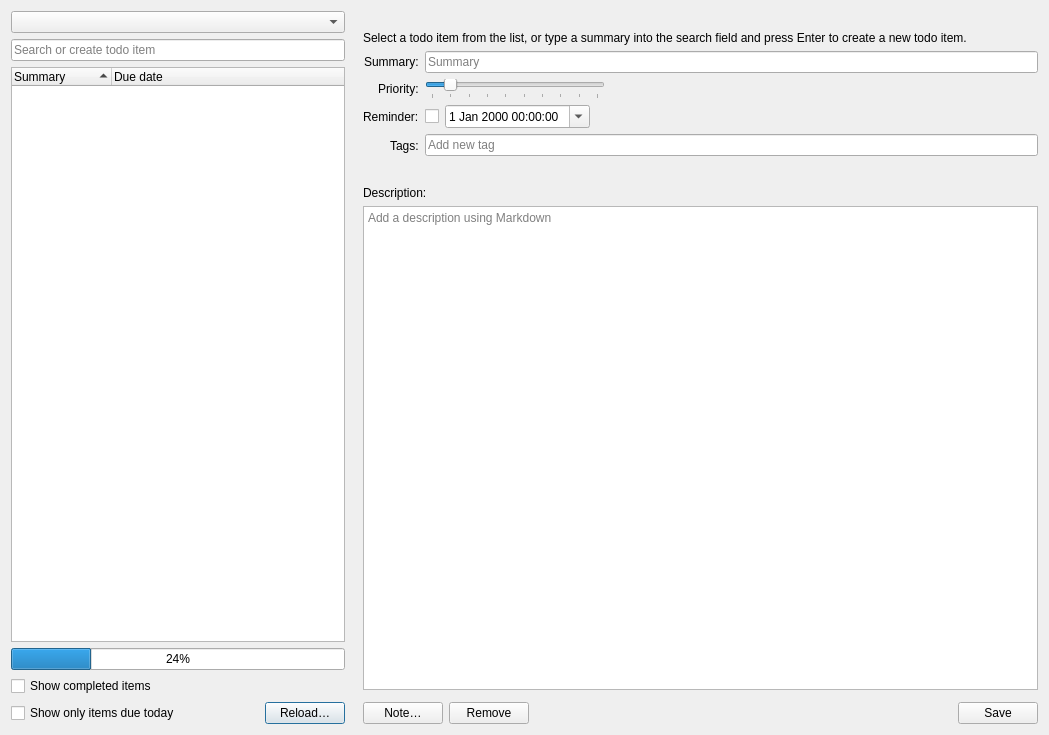
<?xml version="1.0" encoding="UTF-8"?>
<ui version="4.0">
 <class>TodoDialog</class>
 <widget class="QDialog" name="TodoDialog">
  <property name="geometry">
   <rect>
    <x>0</x>
    <y>0</y>
    <width>1049</width>
    <height>735</height>
   </rect>
  </property>
  <property name="windowTitle">
   <string>Todo</string>
  </property>
  <property name="windowIcon">
   <iconset theme="view-task" resource="../breeze-qownnotes.qrc">
    <normaloff>:/icons/breeze-qownnotes/16x16/view-task.svg</normaloff>:/icons/breeze-qownnotes/16x16/view-task.svg</iconset>
  </property>
  <layout class="QGridLayout" name="gridLayout_2">
   <item row="0" column="0">
    <layout class="QGridLayout" name="gridLayout">
     <item row="1" column="0">
      <widget class="QFrame" name="selectFrame">
       <property name="sizePolicy">
        <sizepolicy hsizetype="Preferred" vsizetype="Preferred">
         <horstretch>1</horstretch>
         <verstretch>0</verstretch>
        </sizepolicy>
       </property>
       <layout class="QGridLayout" name="selectLayout">
        <property name="leftMargin">
         <number>0</number>
        </property>
        <property name="topMargin">
         <number>0</number>
        </property>
        <property name="rightMargin">
         <number>6</number>
        </property>
        <property name="bottomMargin">
         <number>0</number>
        </property>
        <item row="0" column="0">
         <widget class="QComboBox" name="todoListSelector">
          <property name="toolTip">
           <string>Select your todo list</string>
          </property>
         </widget>
        </item>
        <item row="1" column="0">
         <widget class="QLineEdit" name="newItemEdit">
          <property name="placeholderText">
           <string>Search or create todo item</string>
          </property>
          <property name="clearButtonEnabled">
           <bool>true</bool>
          </property>
         </widget>
        </item>
        <item row="2" column="0">
         <widget class="TodoItemTreeWidget" name="todoItemTreeWidget">
          <property name="contextMenuPolicy">
           <enum>Qt::CustomContextMenu</enum>
          </property>
          <property name="dragDropMode">
           <enum>QAbstractItemView::InternalMove</enum>
          </property>
          <property name="alternatingRowColors">
           <bool>true</bool>
          </property>
          <property name="sortingEnabled">
           <bool>true</bool>
          </property>
          <property name="allColumnsShowFocus">
           <bool>true</bool>
          </property>
          <column>
           <property name="text">
            <string>Summary</string>
           </property>
          </column>
          <column>
           <property name="text">
            <string>Due date</string>
           </property>
          </column>
         </widget>
        </item>
        <item row="3" column="0">
         <widget class="QProgressBar" name="todoItemLoadingProgressBar">
          <property name="toolTip">
           <string>Todo list items are being loaded from the server</string>
          </property>
          <property name="value">
           <number>24</number>
          </property>
         </widget>
        </item>
        <item row="4" column="0">
         <widget class="QFrame" name="listFooterFrame">
          <layout class="QGridLayout" name="listFooterLayout">
           <property name="leftMargin">
            <number>0</number>
           </property>
           <property name="topMargin">
            <number>0</number>
           </property>
           <property name="rightMargin">
            <number>0</number>
           </property>
           <property name="bottomMargin">
            <number>0</number>
           </property>
           <item row="0" column="0">
            <widget class="QCheckBox" name="showCompletedItemsCheckBox">
             <property name="text">
              <string>Show completed items</string>
             </property>
            </widget>
           </item>
           <item row="1" column="0">
            <widget class="QCheckBox" name="showDueTodayItemsOnlyCheckBox">
             <property name="toolTip">
              <string>This doesn't work for sub-items, because they may be hidden by the parent item!</string>
             </property>
             <property name="text">
              <string>Show only items due today</string>
             </property>
            </widget>
           </item>
           <item row="0" column="1">
            <spacer name="listFooterSpacer">
             <property name="orientation">
              <enum>Qt::Horizontal</enum>
             </property>
             <property name="sizeHint" stdset="0">
              <size>
               <width>20</width>
               <height>10</height>
              </size>
             </property>
            </spacer>
           </item>
           <item row="0" column="2" alignment="Qt::AlignRight">
            <widget class="QLabel" name="todoItemCountLabel">
             <property name="text">
              <string notr="true"/>
             </property>
            </widget>
           </item>
           <item row="1" column="2" alignment="Qt::AlignRight">
            <widget class="QPushButton" name="reloadTodoListButton">
             <property name="toolTip">
              <string>Reload the todo list from server</string>
             </property>
             <property name="text">
              <string>Reload…</string>
             </property>
             <property name="icon">
              <iconset theme="view-refresh" resource="../breeze-qownnotes.qrc">
               <normaloff>:/icons/breeze-qownnotes/16x16/view-refresh.svg</normaloff>:/icons/breeze-qownnotes/16x16/view-refresh.svg</iconset>
             </property>
            </widget>
           </item>
          </layout>
         </widget>
        </item>
       </layout>
      </widget>
     </item>
     <item row="1" column="1">
      <widget class="QFrame" name="editFrame">
       <property name="sizePolicy">
        <sizepolicy hsizetype="Preferred" vsizetype="Preferred">
         <horstretch>2</horstretch>
         <verstretch>0</verstretch>
        </sizepolicy>
       </property>
       <property name="minimumSize">
        <size>
         <width>450</width>
         <height>0</height>
        </size>
       </property>
       <property name="frameShape">
        <enum>QFrame::NoFrame</enum>
       </property>
       <property name="frameShadow">
        <enum>QFrame::Plain</enum>
       </property>
       <layout class="QGridLayout" name="gridLayout_3">
        <property name="leftMargin">
         <number>6</number>
        </property>
        <property name="topMargin">
         <number>0</number>
        </property>
        <property name="rightMargin">
         <number>0</number>
        </property>
        <property name="bottomMargin">
         <number>0</number>
        </property>
        <item row="0" column="0">
         <widget class="QLabel" name="editHeaderLabel">
          <property name="text">
           <string notr="true"/>
          </property>
         </widget>
        </item>
        <item row="1" column="0">
         <widget class="QLabel" name="editHintLabel">
          <property name="text">
           <string>Select a todo item from the list, or type a summary into the search field and press Enter to create a new todo item.</string>
          </property>
          <property name="wordWrap">
           <bool>true</bool>
          </property>
         </widget>
        </item>
        <item row="2" column="0">
         <layout class="QFormLayout" name="formLayout">
          <property name="fieldGrowthPolicy">
           <enum>QFormLayout::AllNonFixedFieldsGrow</enum>
          </property>
          <property name="labelAlignment">
           <set>Qt::AlignRight|Qt::AlignVCenter</set>
          </property>
          <property name="horizontalSpacing">
           <number>6</number>
          </property>
          <property name="verticalSpacing">
           <number>6</number>
          </property>
          <item row="0" column="0">
           <widget class="QLabel" name="summaryLabel">
            <property name="text">
             <string>Summary:</string>
            </property>
            <property name="buddy">
             <cstring>summaryEdit</cstring>
            </property>
           </widget>
          </item>
          <item row="0" column="1">
           <widget class="QLineEdit" name="summaryEdit">
            <property name="readOnly">
             <bool>false</bool>
            </property>
            <property name="placeholderText">
             <string>Summary</string>
            </property>
            <property name="clearButtonEnabled">
             <bool>true</bool>
            </property>
           </widget>
          </item>
          <item row="1" column="0">
           <widget class="QLabel" name="priorityLabel">
            <property name="text">
             <string>Priority:</string>
            </property>
            <property name="buddy">
             <cstring>prioritySlider</cstring>
            </property>
           </widget>
          </item>
          <item row="1" column="1">
           <widget class="QFrame" name="priorityFrame">
            <layout class="QHBoxLayout" name="priorityLayout">
             <property name="leftMargin">
              <number>0</number>
             </property>
             <property name="topMargin">
              <number>0</number>
             </property>
             <property name="rightMargin">
              <number>0</number>
             </property>
             <property name="bottomMargin">
              <number>0</number>
             </property>
             <item>
              <widget class="QSlider" name="prioritySlider">
               <property name="sizePolicy">
                <sizepolicy hsizetype="Fixed" vsizetype="Fixed">
                 <horstretch>0</horstretch>
                 <verstretch>0</verstretch>
                </sizepolicy>
               </property>
               <property name="minimumSize">
                <size>
                 <width>180</width>
                 <height>0</height>
                </size>
               </property>
               <property name="toolTip">
                <string>Priority</string>
               </property>
               <property name="accessibleName">
                <string>Priority</string>
               </property>
               <property name="minimum">
                <number>0</number>
               </property>
               <property name="maximum">
                <number>9</number>
               </property>
               <property name="pageStep">
                <number>1</number>
               </property>
               <property name="sliderPosition">
                <number>1</number>
               </property>
               <property name="orientation">
                <enum>Qt::Horizontal</enum>
               </property>
               <property name="tickPosition">
                <enum>QSlider::TicksBelow</enum>
               </property>
               <property name="tickInterval">
                <number>1</number>
               </property>
              </widget>
             </item>
             <item>
              <widget class="QLabel" name="priorityValueLabel">
               <property name="text">
                <string notr="true"/>
               </property>
              </widget>
             </item>
             <item>
              <spacer name="prioritySpacer">
               <property name="orientation">
                <enum>Qt::Horizontal</enum>
               </property>
               <property name="sizeHint" stdset="0">
                <size>
                 <width>0</width>
                 <height>10</height>
                </size>
               </property>
              </spacer>
             </item>
            </layout>
           </widget>
          </item>
          <item row="2" column="0">
           <widget class="QLabel" name="reminderLabel">
            <property name="text">
             <string>Reminder:</string>
            </property>
            <property name="buddy">
             <cstring>reminderCheckBox</cstring>
            </property>
           </widget>
          </item>
          <item row="2" column="1">
           <widget class="QFrame" name="reminderFrame">
            <layout class="QHBoxLayout" name="horizontalLayout_3">
             <property name="leftMargin">
              <number>0</number>
             </property>
             <property name="topMargin">
              <number>0</number>
             </property>
             <property name="rightMargin">
              <number>0</number>
             </property>
             <property name="bottomMargin">
              <number>0</number>
             </property>
             <item>
              <widget class="QCheckBox" name="reminderCheckBox">
               <property name="toolTip">
                <string>Set a reminder for the todo item</string>
               </property>
               <property name="text">
                <string/>
               </property>
              </widget>
             </item>
             <item>
              <widget class="QDateTimeEdit" name="reminderDateTimeEdit">
               <property name="calendarPopup">
                <bool>true</bool>
               </property>
              </widget>
             </item>
             <item>
              <spacer name="reminderSpacer">
               <property name="orientation">
                <enum>Qt::Horizontal</enum>
               </property>
               <property name="sizeHint" stdset="0">
                <size>
                 <width>0</width>
                 <height>10</height>
                </size>
               </property>
              </spacer>
             </item>
            </layout>
           </widget>
          </item>
          <item row="3" column="0">
           <widget class="QLabel" name="tagsLabel">
            <property name="text">
             <string>Tags:</string>
            </property>
            <property name="buddy">
             <cstring>tagsLineEdit</cstring>
            </property>
           </widget>
          </item>
          <item row="3" column="1">
           <widget class="QFrame" name="tagsLayoutFrame">
            <property name="sizePolicy">
             <sizepolicy hsizetype="Expanding" vsizetype="Fixed">
              <horstretch>0</horstretch>
              <verstretch>0</verstretch>
             </sizepolicy>
            </property>
            <layout class="QVBoxLayout" name="tagsLayout">
             <property name="leftMargin">
              <number>0</number>
             </property>
             <property name="topMargin">
              <number>0</number>
             </property>
             <property name="rightMargin">
              <number>0</number>
             </property>
             <property name="bottomMargin">
              <number>0</number>
             </property>
             <item>
              <widget class="QLineEdit" name="tagsLineEdit">
               <property name="sizePolicy">
                <sizepolicy hsizetype="Expanding" vsizetype="Preferred">
                 <horstretch>0</horstretch>
                 <verstretch>0</verstretch>
                </sizepolicy>
               </property>
               <property name="placeholderText">
                <string>Add new tag</string>
               </property>
              </widget>
             </item>
             <item alignment="Qt::AlignLeft|Qt::AlignTop">
              <widget class="QFrame" name="tagsFrame">
               <property name="sizePolicy">
                <sizepolicy hsizetype="Expanding" vsizetype="Preferred">
                 <horstretch>0</horstretch>
                 <verstretch>0</verstretch>
                </sizepolicy>
               </property>
               <property name="frameShape">
                <enum>QFrame::NoFrame</enum>
               </property>
               <layout class="QHBoxLayout" name="tagCloudLayout"/>
              </widget>
             </item>
            </layout>
           </widget>
          </item>
         </layout>
        </item>
        <item row="3" column="0">
         <widget class="QLabel" name="descriptionLabel">
          <property name="text">
           <string>Description:</string>
          </property>
          <property name="buddy">
           <cstring>descriptionEdit</cstring>
          </property>
         </widget>
        </item>
        <item row="4" column="0">
         <layout class="QVBoxLayout" name="descriptionLayout">
          <item>
           <widget class="QOwnNotesMarkdownTextEdit" name="descriptionEdit">
            <property name="readOnly">
             <bool>false</bool>
            </property>
            <property name="placeholderText">
             <string>Add a description using Markdown</string>
            </property>
           </widget>
          </item>
         </layout>
        </item>
        <item row="5" column="0">
         <widget class="QFrame" name="descriptionEditSearchFrame">
          <property name="frameShape">
           <enum>QFrame::NoFrame</enum>
          </property>
          <property name="lineWidth">
           <number>0</number>
          </property>
         </widget>
        </item>
        <item row="6" column="0">
         <widget class="QFrame" name="horizontalFrame">
          <property name="frameShape">
           <enum>QFrame::NoFrame</enum>
          </property>
          <property name="frameShadow">
           <enum>QFrame::Plain</enum>
          </property>
          <layout class="QHBoxLayout" name="horizontalLayout_4">
           <property name="leftMargin">
            <number>0</number>
           </property>
           <property name="topMargin">
            <number>0</number>
           </property>
           <property name="rightMargin">
            <number>0</number>
           </property>
           <property name="bottomMargin">
            <number>0</number>
           </property>
           <item>
            <widget class="QPushButton" name="noteButton">
             <property name="toolTip">
              <string>Insert a link to the todo item into the current note or import it as a note</string>
             </property>
             <property name="text">
              <string>Note…</string>
             </property>
             <property name="icon">
              <iconset resource="../breeze-qownnotes.qrc">
               <normaloff>:/icons/breeze-qownnotes/16x16/document-new.svg</normaloff>:/icons/breeze-qownnotes/16x16/document-new.svg</iconset>
             </property>
            </widget>
           </item>
           <item>
            <widget class="QPushButton" name="removeButton">
             <property name="toolTip">
              <string>Remove the current todo item (Ctrl+R)</string>
             </property>
             <property name="text">
              <string>Remove</string>
             </property>
             <property name="icon">
              <iconset theme="edit-delete" resource="../breeze-qownnotes.qrc">
               <normaloff>:/icons/breeze-qownnotes/16x16/edit-delete.svg</normaloff>:/icons/breeze-qownnotes/16x16/edit-delete.svg</iconset>
             </property>
            </widget>
           </item>
           <item>
            <spacer name="buttonSpacer">
             <property name="orientation">
              <enum>Qt::Horizontal</enum>
             </property>
             <property name="sizeHint" stdset="0">
              <size>
               <width>40</width>
               <height>10</height>
              </size>
             </property>
            </spacer>
           </item>
           <item>
            <widget class="QPushButton" name="saveButton">
             <property name="toolTip">
              <string>Save the current todo item (Ctrl+S)</string>
             </property>
             <property name="text">
              <string>Save</string>
             </property>
             <property name="icon">
              <iconset theme="document-save" resource="../breeze-qownnotes.qrc">
               <normaloff>:/icons/breeze-qownnotes/16x16/document-save.svg</normaloff>:/icons/breeze-qownnotes/16x16/document-save.svg</iconset>
             </property>
            </widget>
           </item>
          </layout>
         </widget>
        </item>
       </layout>
      </widget>
     </item>
    </layout>
   </item>
  </layout>
 </widget>
 <customwidgets>
  <customwidget>
   <class>QOwnNotesMarkdownTextEdit</class>
   <extends>QPlainTextEdit</extends>
   <header location="global">widgets/qownnotesmarkdowntextedit.h</header>
  </customwidget>
  <customwidget>
   <class>TodoItemTreeWidget</class>
   <extends>QTreeWidget</extends>
   <header location="global">widgets/todoitemtreewidget.h</header>
  </customwidget>
 </customwidgets>
 <tabstops>
  <tabstop>todoListSelector</tabstop>
  <tabstop>newItemEdit</tabstop>
  <tabstop>todoItemTreeWidget</tabstop>
  <tabstop>showCompletedItemsCheckBox</tabstop>
  <tabstop>showDueTodayItemsOnlyCheckBox</tabstop>
  <tabstop>reloadTodoListButton</tabstop>
  <tabstop>summaryEdit</tabstop>
  <tabstop>prioritySlider</tabstop>
  <tabstop>reminderCheckBox</tabstop>
  <tabstop>reminderDateTimeEdit</tabstop>
  <tabstop>tagsLineEdit</tabstop>
  <tabstop>descriptionEdit</tabstop>
  <tabstop>noteButton</tabstop>
  <tabstop>removeButton</tabstop>
  <tabstop>saveButton</tabstop>
 </tabstops>
 <resources>
  <include location="../breeze-qownnotes.qrc"/>
 </resources>
 <connections/>
</ui>
